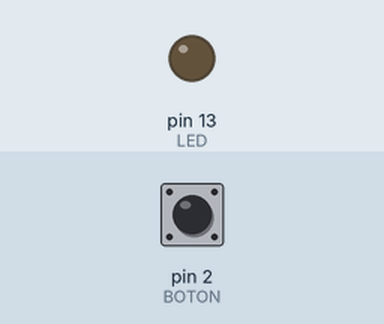
A sketch run on a simulated Arduino Uno, built with avr-gcc and run on an emulated ATmega328P. On the bench: output pins drawn as LEDs (lit = HIGH). The inputs (shaded band) are chosen by the test bench; at power-on: pin 2 (BOTON) LOW.

Above: at 1.2 s.
1.3 s: pin 2 (BOTON) pulled HIGH for 0.15 s
At 1.37 s:
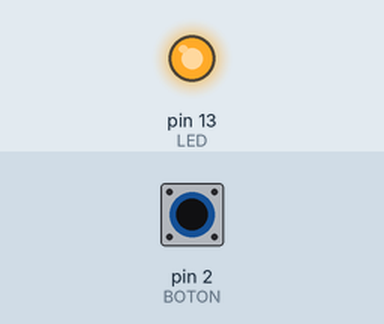
2.9 s: pin 2 (BOTON) pulled HIGH for 3.2 s
At 6.9 s:
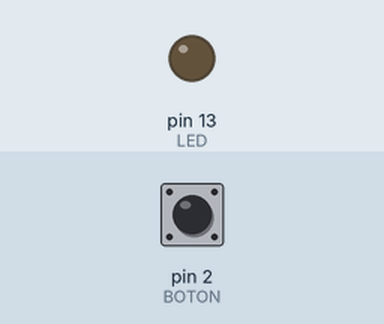
Timing chart, 0 to 8.4 s (numbered marks = the images above; inputs shaded):
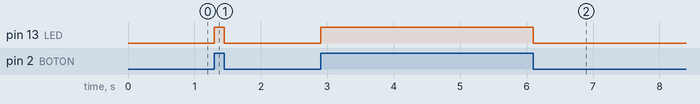

Measured:
- after the input at 1.3 s, pin 13 (LED): LOW → HIGH at once, → LOW 0.15 s later
- after the input at 2.9 s, pin 13 (LED): LOW → HIGH at once, → LOW 3.2 s later

The sketch:

Ingenious_Inari.ino
```cpp
# define BOTON 2
# define LED 13

int estadoBoton = 0;

void setup()
{
  pinMode(LED, OUTPUT);
  pinMode(BOTON, INPUT);
}

void loop()
{
  estadoBoton = digitalRead (BOTON);

  	if (estadoBoton == HIGH)
    {
      digitalWrite (LED, HIGH);
    }
  	else
    {
      digitalWrite (LED, LOW);
    }
}
```
